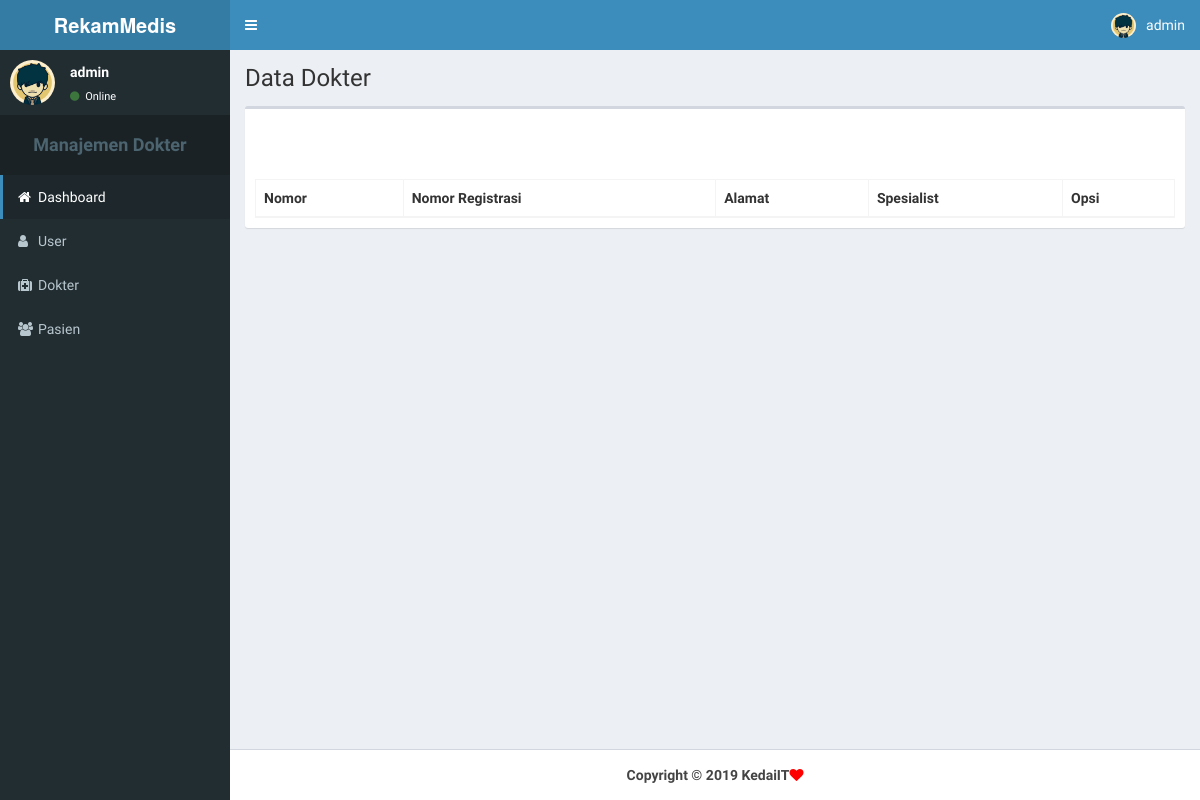
/admin/dokter.php (signed in), run on an earlier commit of the app's database.
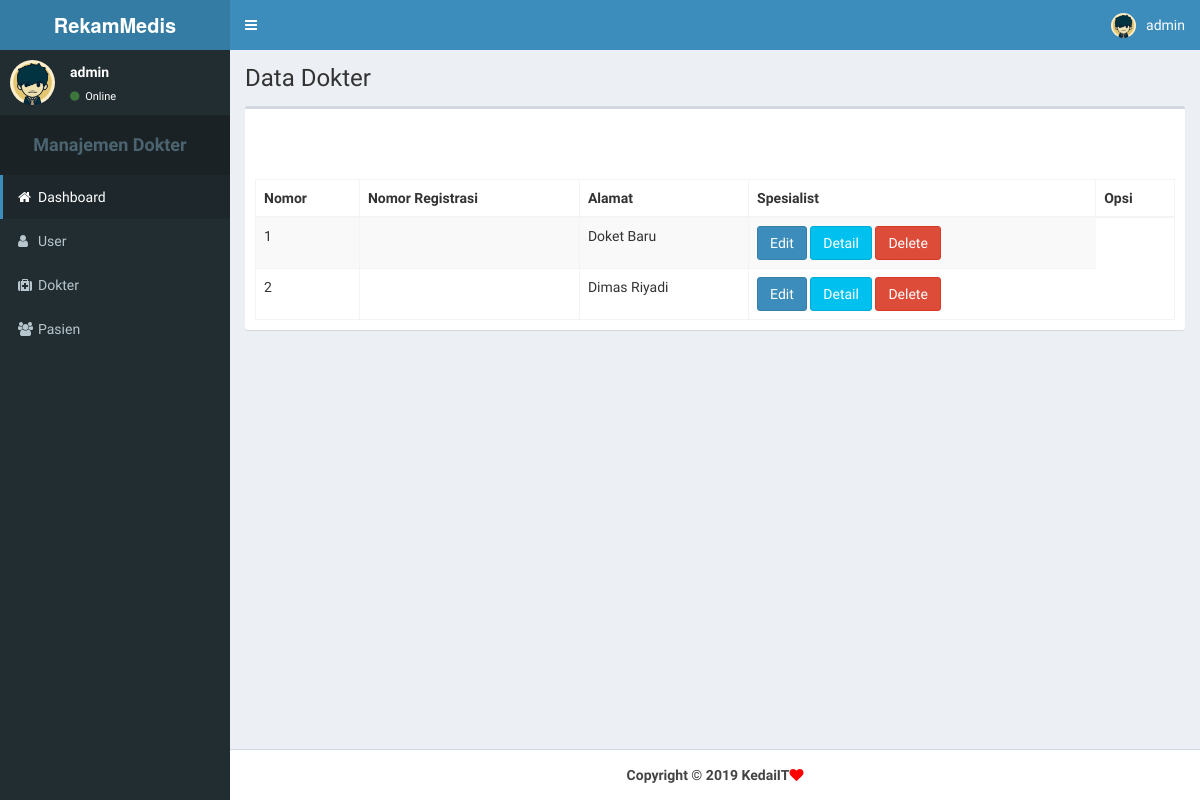
And on a later commit of the database.
### tables this page shows
CREATE TABLE `dokter` (
  `no_reg` varchar(20) NOT NULL,
  `nama` varchar(50) DEFAULT NULL,
  `alamat` varchar(100) DEFAULT NULL,
  `spesialist` varchar(50) DEFAULT NULL,
  `no_telpon` varchar(15) DEFAULT NULL,
  `jenis_kel` enum('L','P','l','p') DEFAULT NULL
);

### admin/detail_dokter.php (the view, shortened to what this page needs)
<thead>
					<tr>
                        <th>Nomor</th>
						<th>Nomor Registrasi</th>
                        <th>Alamat</th>
                        <th>Spesialist</th>
						<th>Opsi</th>
					</tr>
				</thead>
				<tbody>
                    <?php
                        $no=0;
						$querydokter = mysqli_query ($connect, "SELECT no_reg, nama, alamat, spesialist, no_telpon, jenis_kel FROM dokter");
						while ($dokter = mysqli_fetch_array ($querydokter)){
                            $no++;
							echo "
                                <tr>
                                    <td>$no</td>
									<td>$dokter[nik]</td>
									<td>$dokter[nama]</td>
									<td>
										<a href='#' class='open_modal_edit btn btn-primary' nik='$dokter[no_reg]'>Edit</a>
										<a href='#' class='open_modal_detail btn btn-info' nik='$dokter[no_reg]'>Detail</a>
										<a href='#' class='btn btn-danger' onClick='confirm_delete(\"pasien_delete.php?nik=$pasien[nik]\")'>Delete</a>
									</td>
								</tr>";
						}
					?>
				</tbody>

What changed in the data, as far as the page shows it:
added dokter: nama "Doket Baru"
added dokter: nama "Dimas Riyadi"
